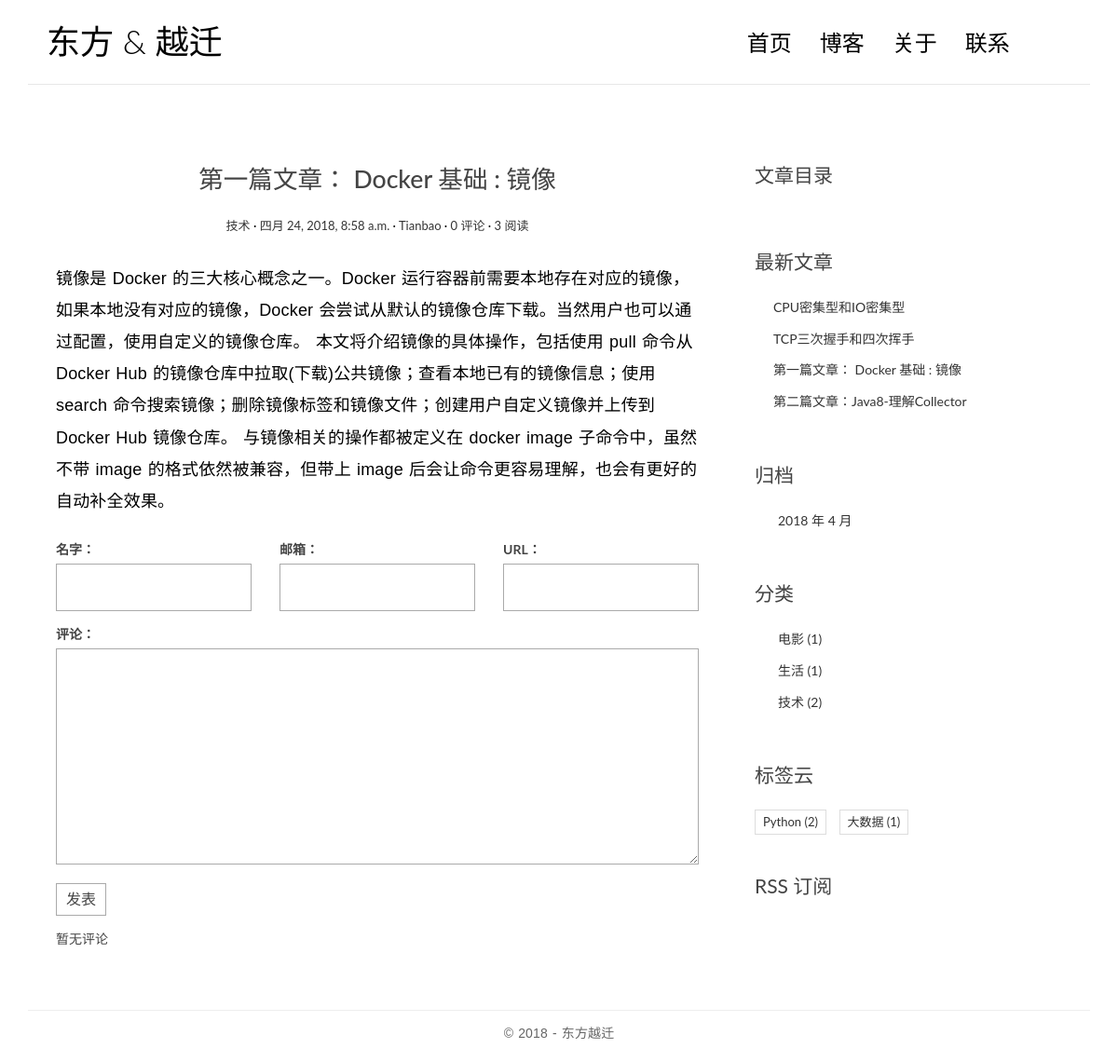
The app's page /post/1/ with its own data.
### blog/models.py (models this page shows, shortened)
class Post(models.Model):
    title = models.CharField(max_length=70)
    body = models.TextField()
    created_time = models.DateTimeField()
    modified_time = models.DateTimeField()
    excerpt = models.CharField(max_length=200, blank=True)
    def save(self, *args, **kwargs):
        if not self.excerpt:
            md = markdown.Markdown(extensions=[
                'markdown.extensions.extra',
                'markdown.extensions.codehilite',
            ])
            self.excerpt = strip_tags(md.convert(self.body))[:54]
        super(Post, self).save(*args, **kwargs)
    category = models.ForeignKey(Category,on_delete=models.CASCADE)
    tags = models.ManyToManyField(Tag, blank=True)
    author = models.ForeignKey(User,on_delete=models.CASCADE)
    def get_absolute_url(self):
        return reverse('blog:detail', kwargs={'pk': self.pk})
    class Meta:
        ordering = ['-created_time']
    views = models.PositiveIntegerField(default=0)
    def increase_views(self):
        self.views += 1
        self.save(update_fields=['views'])

class Category(models.Model):
    name = models.CharField(max_length=100)

class Tag(models.Model):
    name = models.CharField(max_length=100)

### blog/views.py (the view)
# urls.py: url(r'^post/(?P<pk>[0-9]+)/$', views.PostDetailView.as_view(), name='detail'),
class PostDetailView(DetailView):
    model = Post
    template_name = 'blog/detail.html'
    context_object_name = 'post'
    def get(self, request, *args, **kwargs):
        response = super(PostDetailView, self).get(request, *args, **kwargs)
        self.object.increase_views()
        return response
    def get_object(self, queryset=None):
        post = super(PostDetailView, self).get_object(queryset=None)
        md = markdown.Markdown(extensions=[
            'markdown.extensions.extra',
            'markdown.extensions.codehilite',
            TocExtension(slugify=slugify),
        ])
        post.body = md.convert(post.body)
        post.toc = md.toc
        return post
    def get_context_data(self, **kwargs):
        context = super(PostDetailView, self).get_context_data(**kwargs)
        form = CommentForm()
        comment_list = self.object.comment_set.all()
        context.update({
            'form': form,
            'comment_list': comment_list
        })
        return context

### comments/forms.py
class CommentForm(forms.ModelForm):
    class Meta:
        model = Comment
        fields = ['name', 'email', 'url', 'text']

### blog/templatetags/blog_tags.py (called while the page is built)
@register.simple_tag
def get_recent_posts(num=5):
    return Post.objects.all().order_by('-created_time')[:num]

@register.simple_tag
def archives():
    return Post.objects.dates('created_time', 'month', order='DESC')

@register.simple_tag
def get_categories():
    return Category.objects.annotate(num_posts=Count('post')).filter(num_posts__gt=0)

@register.simple_tag
def get_tags():
    return Tag.objects.annotate(num_posts=Count('post')).filter(num_posts__gt=0)

### templates/blog/detail.html (shortened to what this page needs)
{% extends 'base.html' %}
{% block main %}
<article class="post post-{{ post.pk }}">
  <header class="entry-header">
    <h1 class="entry-title">{{ post.title }}</h1>
    <div class="entry-meta">
      <span class="post-category"><a href="#">{{ post.category.name }}</a></span>
      <span class="post-date"><a href="#"><time class="entry-date"
                                                datetime="{{ post.created_time }}">{{ post.created_time }}</time></a></span>
      <span class="post-author"><a href="#">{{ post.author }}</a></span>
      <span class="comments-link"><a href="#">{{ post.comment_set.count }} 评论</a></span>
      <span class="views-count"><a href="#"> {{ post.views }} 阅读</a></span>
    </div>
  </header>
  <div class="entry-content clearfix">
    {{ post.body|safe }}
  </div>
    <form action="{% url 'comments:post_comment' post.pk %}" method="post" class="comment-form">
      <div class="row">
        <div class="col-md-4">
          <label for="{{ form.name.id_for_label }}">名字：</label>
          {{ form.name }}
        </div>
        <div class="col-md-4">
          <label for="{{ form.email.id_for_label }}">邮箱：</label>
          {{ form.email }}
        </div>
        <div class="col-md-4">
          <label for="{{ form.url.id_for_label }}">URL：</label>
          {{ form.url }}
        </div>
        <div class="col-md-12">
          <label for="{{ form.text.id_for_label }}">评论：</label>
          {{ form.text }}
          <button type="submit" class="comment-btn">发表</button>
        </div>
      </div>
    </form>
    <ul class="comment-list list-unstyled">
      {% for comment in comment_list %}
      <li class="comment-item">
        <span class="nickname">{{ comment.name }}</span>
        <time class="submit-date">{{ comment.created_time }}</time>
        <div class="text">
          {{ comment.text }}
        </div>
      </li>
      {% empty %}
      暂无评论
      {% endfor %}
    </ul>
</article>
{% endblock main %}
{% block toc %}
    <div class="widget widget-content">
        <h3 class="widget-title">文章目录</h3>
    </div>
{% endblock toc %}

### templates/base.html (shortened to what this page needs)
{% load blog_tags %}
{% load staticfiles %}
<!DOCTYPE html>
<html>
<head>
    <link href="https://cdn.bootcss.com/bootstrap/3.3.7/css/bootstrap.min.css" rel="stylesheet">
    <link rel="stylesheet" href="http://code.ionicframework.com/ionicons/2.0.1/css/ionicons.min.css">
    <link rel="stylesheet" href="{% static 'blog/css/pace.css' %}">
    <link rel="stylesheet" href="{% static 'blog/css/custom.css' %}">
    <link rel="stylesheet" href="{% static 'blog/css/highlights/colorful.css' %}">
</head>
<body>
<div class="container">
    <header id="site-header">
        <div class="row">
            <div class="col-md-4 col-sm-5 col-xs-8">
                <div class="logo">
                    <h1><a href="{% url 'blog:index' %}"><b>东方</b> &amp; 越迁</a></h1>
                </div>
            </div>
            <div class="col-md-8 col-sm-7 col-xs-4">
                <nav class="main-nav" role="navigation">
                    <div class="collapse navbar-collapse" id="bs-example-navbar-collapse-1">
                        <ul class="nav navbar-nav navbar-right">
                            <li class="cl-effect-11"><a href="{% url 'blog:index' %}" data-hover="首页">首页</a></li>
                            <li class="cl-effect-11"><a href="{% url 'blog:index' %}" data-hover="博客">博客</a></li>
                            <li class="cl-effect-11"><a href="#" data-hover="关于">关于</a></li>
                            <li class="cl-effect-11"><a href="#" data-hover="联系">联系</a></li>
                        </ul>
                    </div>
                </nav>
            </div>
        </div>
    </header>
</div>
<div class="content-body">
    <div class="container">
        <div class="row">
            <main class="col-md-8">
                {% block main %}
                {% endblock main %}
            </main>
            <aside class="col-md-4">
                  {% block toc %}
                  {% endblock toc %}
                <div class="widget widget-recent-posts">
                <h3 class="widget-title">最新文章</h3>
                {% get_recent_posts as recent_post_list %}
                <ul>
                     {% for post in recent_post_list %}
                    <li>
                        <a href="{{ post.get_absolute_url }}">{{ post.title }}</a>
                    </li>
                    {% empty %}
                    暂无文章！
                    {% endfor %}
                </ul>
            </div>
            <div class="widget widget-archives">
              <h3 class="widget-title">归档</h3>
              {% archives as date_list %}
              <ul>
                {% for date in date_list %}
                <li>
                  <a href="{% url 'blog:archives' date.year date.month %}">
                      {{ date.year }} 年 {{ date.month }} 月
                  </a>
                </li>
                {% empty %}
                暂无归档！
                {% endfor %}
              </ul>
            </div>
            <div class="widget widget-category">
              <h3 class="widget-title">分类</h3>
              {% get_categories as category_list %}
              <ul>
                {% for category in category_list %}
                <li>
                  <a href="{% url 'blog:category' category.pk %}">{{ category.name }}
                      <span class="post-count">({{ category.num_posts }})</span>
                  </a>
                </li>
                {% empty %}
                暂无分类！
                {% endfor %}
              </ul>
            </div>
            <div class="widget widget-tag-cloud">
              <h3 class="widget-title">标签云</h3>
              {% get_tags as tag_list %}
              <ul>
                {% for tag in tag_list %}
                <li>
                  <a href="{% url 'blog:tag' tag.pk %}">{{ tag.name }}
                     <span class="post-count">({{ tag.num_posts }})</span>
                  </a>
                </li>
                {% empty %}
                暂无标签！
                {% endfor %}
              </ul>
            </div>
            <div class="rss">
              <a href="{% url 'rss' %}"> RSS 订阅</a>
            </div>
            </aside>
        </div>
    </div>
</div>
<footer id="site-footer">
    <div class="container">
        <div class="row">
            <div class="col-md-12">
                <p class="copyright">&copy 2018 - 东方越迁
                </p>
            </div>
        </div>
    </div>
</footer>
</body>
</html>

### blog/static/blog/css/custom.css (style rules this page uses)
* { outline: none; }
h1, h2, h3, h4, h5, h6 { margin-top: 0; }
b { font-weight: 400; }
a { color: #333; }
body { color: #444; font-family: 'Lato', sans-serif; }
p { font-family: 'Ubuntu', sans-serif; font-weight: 400; word-spacing: 1px; letter-spacing: 0.01em; }
#site-header { background-color: #FFF; padding: 25px 20px; margin-bottom: 40px; border-bottom: 1px solid #e7e7e7; }
.logo h1 a { color: #000; }
.logo h1 { margin: 0; font-family: 'Lato', sans-serif; font-weight: 300; }
.main-nav { margin-top: 11px; max-width: 95%; }
.main-nav a { color: #000000 !important; padding: 0 0 5px 0 !important; margin-right: 30px; font-family: 'Lato', sans-serif; font-weight: 300; font-size: 24px; }
.cl-effect-11 a { padding: 10px 0; color: #0972b4; text-shadow: none; }
.cl-effect-11 a::before { position: absolute; top: 0; left: 0; overflow: hidden; padding: 0 0 5px 0 !important; max-width: 0; border-bottom: 1px solid #000; color: #000; content: attr(data-hover); white-space: nowrap; -webkit-transition: max-width 0.5s; -moz-transition: max-width 0.5s; transition: max-width 0.5s; }
.content-body { padding-bottom: 4em; }
.post { background: #fff; padding: 30px 30px 0; }
.entry-title { text-align: center; font-size: 1.9em; margin-bottom: 20px; line-height: 1.6; padding: 10px 20px 0; }
.entry-meta { text-align: center; color: #DDDDDD; font-size: 13px; margin-bottom: 30px; }
.entry-content { font-size: 18px; line-height: 1.9; font-weight: 300; color: #000; }
.post-category::after, .post-date::after, .post-author::after, .comments-link::after { content: ' ·'; color: #000; }
.widget { background: #fff; padding: 30px 0 0; }
.widget-title { font-size: 1.5em; margin-bottom: 20px; line-height: 1.6; padding: 10px 0 0; font-weight: 400; }
.widget-recent-posts ul { padding: 0; margin: 0; padding-left: 20px; }
.widget-recent-posts ul li { list-style-type: none; position: relative; line-height: 170%; margin-bottom: 10px; }
.widget-recent-posts ul li::before { content: '\f3d3'; font-family: "Ionicons"; position: absolute; left: -17px; top: 3px; font-size: 16px; color: #000; }
.widget-archives ul { padding: 0; margin: 0; padding-left: 25px; }
.widget-archives ul li { list-style-type: none; position: relative; line-height: 170%; margin-bottom: 10px; }
.widget-archives ul li::before { content: '\f3f3'; font-family: "Ionicons"; position: absolute; left: -25px; top: 1px; font-size: 16px; color: #000; }
.widget-category ul { padding: 0; margin: 0; padding-left: 25px; }
.widget-category ul li { list-style-type: none; position: relative; line-height: 170%; margin-bottom: 10px; }
.widget-category ul li::before { content: '\f3fe'; font-family: "Ionicons"; position: absolute; left: -25px; top: 1px; font-size: 18px; color: #000; }
.widget-tag-cloud ul { padding: 0; margin: 0; margin-right: -10px; }
.widget-tag-cloud ul li { list-style-type: none; font-size: 13px; display: inline-block; margin-right: 10px; margin-bottom: 10px; padding: 3px 8px; border: 1px solid #ddd; }
.rss { font-size: 21px; margin-top: 30px; }
.rss a { color: #444; }
#site-footer { padding-top: 10px; padding: 0 0 1.5em 0; }
.copyright { text-align: center; padding-top: 1em; margin: 0; border-top: 1px solid #eee; color: #666; }
.contact-form input, .comment-form input { border: 1px solid #aaa; margin-bottom: 15px; width: 100%; padding: 15px 15px; font-size: 16px; line-height: 100%; transition: 0.4s border-color linear; }
.contact-form textarea, .comment-form textarea { border: 1px solid #aaa; margin-bottom: 15px; width: 100%; padding: 15px 15px; font-size: 16px; line-height: 20px !important; min-height: 183px; transition: 0.4s border-color linear; }
.comment-form { margin-top: 15px; }
.comment-form .comment-btn { background-color: #fff; border: 1px solid #aaa; font-size: 16px; padding: 5px 10px; }
.comment-list { margin-top: 15px; }

### records on screen
Post: title "第一篇文章： Docker 基础 : 镜像", category.name "技术", created_time "四月 24, 2018, 8:58 a.m.", author "Tianbao", comment_set.count "0", views "3", body "镜像是 Docker 的三大核心概念之一。Docker 运行容器前需要本地存在对应的镜像，如果本地没有对应的镜像，Docker 会尝试从默认的镜像仓库下载。当然用户也可以通过配置，使用自定义的镜像仓库。 本文将介绍镜像的具体操作，包括使用 pull 命令从 Docker Hub 的镜像仓库中拉取(下载)公共镜像；查看本地已有的镜像信息；使用 search 命令搜索镜像；删除镜像标签和镜像文件；创建用户自定义镜像并上传到 Docker Hub 镜像仓库。 与镜像相关的操作都被定义在 docker image 子命令中，虽然不带 image 的格式依然被兼容，但带上 image 后会让命令更容易理解，也会有更好的自动补全效果。"
Post: title "CPU密集型和IO密集型"
Post: title "TCP三次握手和四次挥手"
Post: title "第二篇文章：Java8-理解Collector"
Category: name "电影", num_posts "1"
Category: name "生活", num_posts "1"
Category: name "技术", num_posts "2"
Tag: name "Python", num_posts "2"
Tag: name "大数据", num_posts "1"

### other values on screen
{{ date.year }} "2018"
{{ date.month }} "4"
